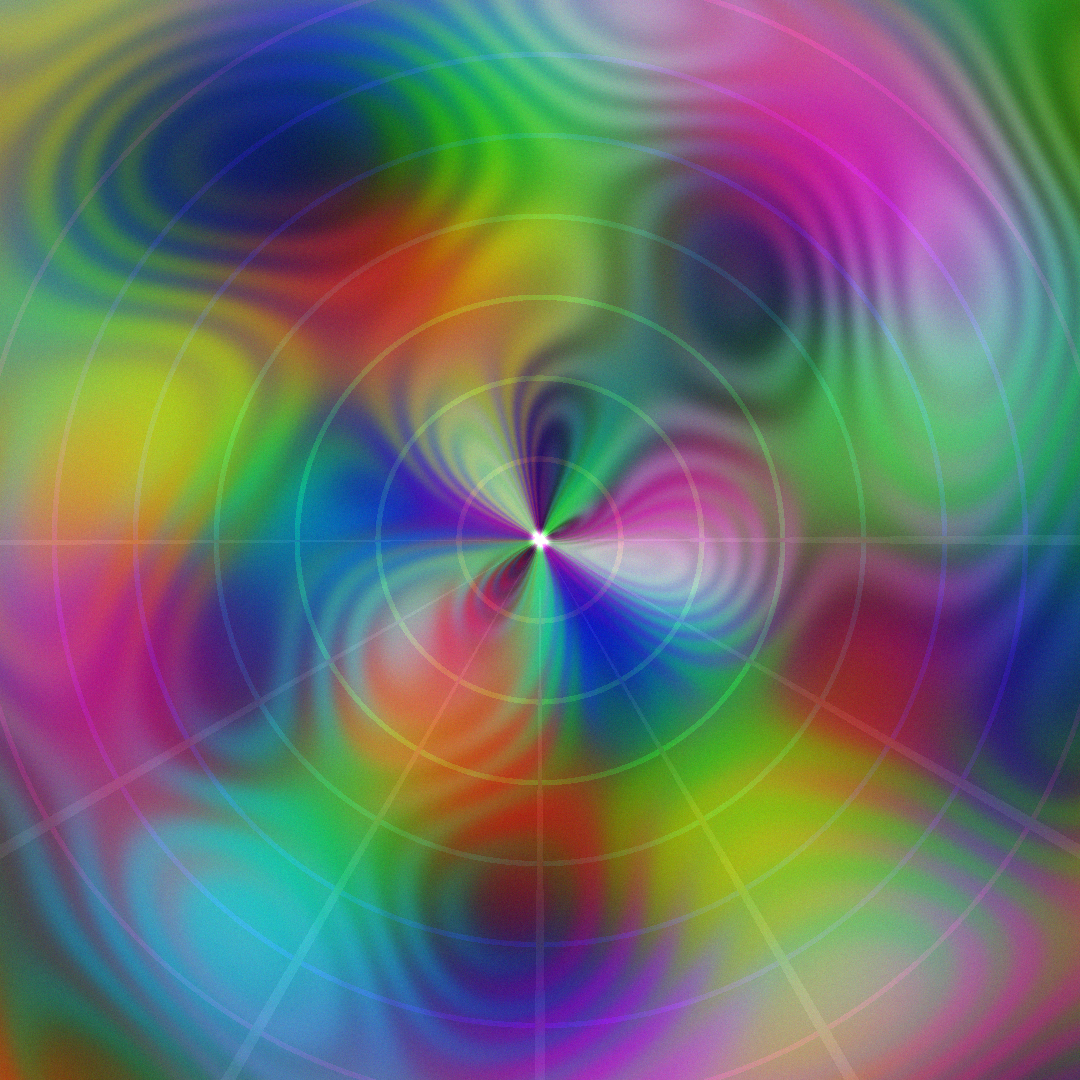

Generate this figure with Python:
import numpy as np
from PIL import Image
import math

# Chromatic Equations - Where Mathematics Paints
# Each pixel's color determined by its position in mathematical space

WIDTH, HEIGHT = 1080, 1080

# Create array for the image
image_array = np.zeros((HEIGHT, WIDTH, 3), dtype=np.uint8)

print("Solving chromatic equations...")

# Create coordinate grids normalized to [-1, 1]
x_grid = np.linspace(-1, 1, WIDTH)
y_grid = np.linspace(-1, 1, HEIGHT)
X, Y = np.meshgrid(x_grid, y_grid)

# Convert to polar coordinates
R = np.sqrt(X**2 + Y**2)
THETA = np.arctan2(Y, X)

# Mathematical functions for each color channel
# Red channel - combination of radial and angular functions
red_function = np.sin(5 * R) * np.cos(3 * THETA) + \
               0.5 * np.sin(R * 10 + THETA * 2)

# Green channel - different frequency relationships
green_function = np.cos(4 * R) * np.sin(5 * THETA) + \
                 0.3 * np.sin(R * 8 - THETA * 3) * np.cos(R * 2)

# Blue channel - complex interference patterns
blue_function = np.sin(6 * R + THETA) * np.cos(2 * R - THETA) + \
                0.4 * np.sin((X + Y) * 5) * np.cos((X - Y) * 5)

# Add interference between channels
interference = 0.2 * np.sin(10 * (red_function + green_function + blue_function))

# Apply transformations
red_transformed = red_function + interference * np.cos(THETA * 4)
green_transformed = green_function + interference * np.sin(THETA * 3)
blue_transformed = blue_function + interference * np.cos(THETA * 5)

# Create smooth transitions using additional functions
# Distance-based modulation
distance_mod = np.exp(-R**2 * 0.5)  # Gaussian falloff from center

# Angular modulation
angular_mod = 0.5 + 0.5 * np.sin(THETA * 6)

# Apply modulations
red_final = red_transformed * (0.7 + 0.3 * distance_mod) * (0.8 + 0.2 * angular_mod)
green_final = green_transformed * (0.6 + 0.4 * distance_mod) * (0.9 + 0.1 * angular_mod)
blue_final = blue_transformed * (0.8 + 0.2 * distance_mod) * (0.7 + 0.3 * angular_mod)

# Normalize to [0, 1] range
def normalize_channel(channel):
    """Normalize array to 0-1 range with enhanced contrast"""
    min_val = np.min(channel)
    max_val = np.max(channel)
    
    if max_val > min_val:
        normalized = (channel - min_val) / (max_val - min_val)
        # Apply sigmoid for smoother transitions
        normalized = 1 / (1 + np.exp(-6 * (normalized - 0.5)))
        return normalized
    return channel

red_normalized = normalize_channel(red_final)
green_normalized = normalize_channel(green_final)
blue_normalized = normalize_channel(blue_final)

print("Applying chromatic transformations...")

# Add subtle noise for organic feel
noise_scale = 0.02
red_normalized += np.random.normal(0, noise_scale, red_normalized.shape)
green_normalized += np.random.normal(0, noise_scale, green_normalized.shape)
blue_normalized += np.random.normal(0, noise_scale, blue_normalized.shape)

# Clip values and convert to uint8
image_array[:, :, 0] = np.clip(red_normalized * 255, 0, 255).astype(np.uint8)
image_array[:, :, 1] = np.clip(green_normalized * 255, 0, 255).astype(np.uint8)
image_array[:, :, 2] = np.clip(blue_normalized * 255, 0, 255).astype(np.uint8)

# Add mathematical structure overlays
print("Adding geometric harmonics...")

# Create geometric overlay
overlay = np.zeros((HEIGHT, WIDTH, 3), dtype=np.float32)

# Concentric circles with varying opacity
for i in range(1, 8):
    radius = i * 0.15
    circle_mask = np.abs(R - radius) < 0.005
    
    # Color based on radius
    hue = i / 8
    if hue < 0.33:
        color = [1 - hue * 3, hue * 3, 0]
    elif hue < 0.67:
        color = [0, 1 - (hue - 0.33) * 3, (hue - 0.33) * 3]
    else:
        color = [(hue - 0.67) * 3, 0, 1 - (hue - 0.67) * 3]
    
    overlay[circle_mask] = color

# Radial lines
for angle in np.linspace(0, 2 * np.pi, 12, endpoint=False):
    line_mask = np.abs(THETA - angle) < 0.01
    overlay[line_mask] = [0.3, 0.3, 0.3]

# Blend overlay with main image
alpha = 0.15  # Overlay transparency
for c in range(3):
    image_array[:, :, c] = np.clip(
        image_array[:, :, c] * (1 - alpha) + overlay[:, :, c] * alpha * 255,
        0, 255
    ).astype(np.uint8)

# Add central focal point
center_x, center_y = WIDTH // 2, HEIGHT // 2
for r in range(30, 0, -1):
    mask = R < (r / WIDTH)
    brightness = (30 - r) / 30
    
    for c in range(3):
        image_array[mask, c] = np.clip(
            image_array[mask, c] + brightness * 30,
            0, 255
        ).astype(np.uint8)

# Create and save the image
image = Image.fromarray(image_array, 'RGB')
image.save('/home/norsninja/Art/artworks/2025-08-04_chromatic_equations/chromatic_equations_01.png')

print("Chromatic equations complete.")
print("Mathematics doesn't just describe color - it creates it.")
print("Each hue emerges from the interplay of functions in space.")